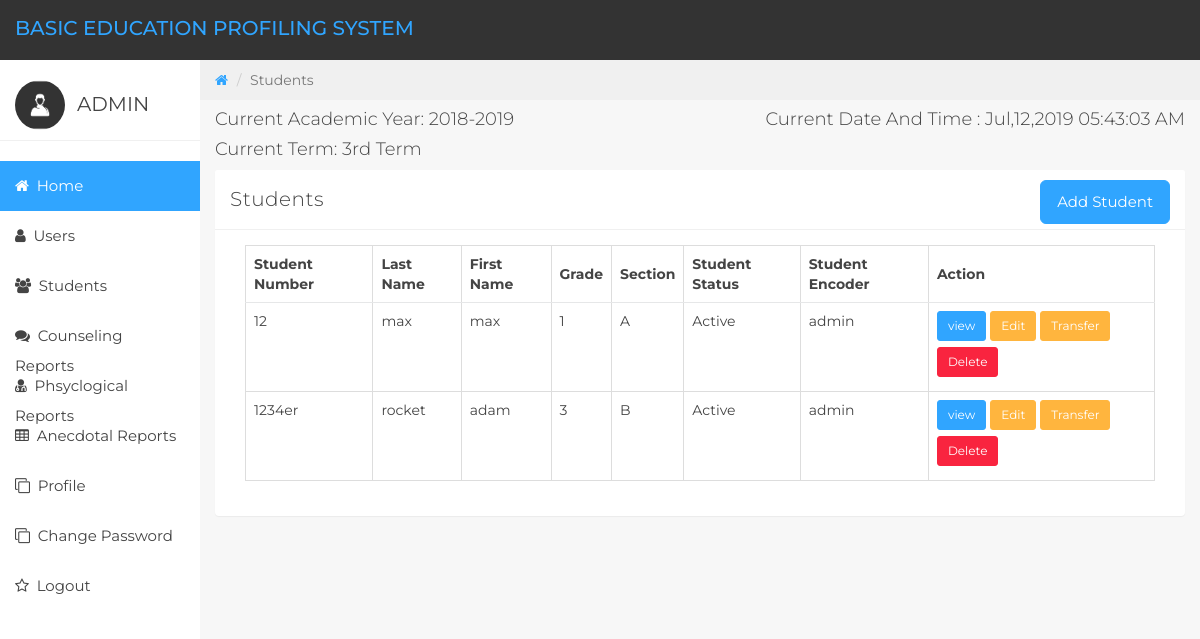
The app's page /profile-sys/students.php (signed in) with its own data.
### tables this page shows
CREATE TABLE `student_tb` (
  `stud_number` varchar(255) NOT NULL,
  `stud_lname` varchar(100) NOT NULL,
  `stud_fname` varchar(100) NOT NULL,
  `birthdate` date NOT NULL,
  `gender` varchar(255) NOT NULL,
  `nationality` varchar(255) NOT NULL,
  `user_id` int(255) DEFAULT NULL
);

CREATE TABLE `grade_tb` (
  `grade_id` int(255) NOT NULL,
  `grade_level` varchar(255) NOT NULL
);

CREATE TABLE `section_tb` (
  `section_id` int(255) NOT NULL,
  `section` varchar(255) NOT NULL
);

CREATE TABLE `studstatus_tb` (
  `studstatus_id` int(255) NOT NULL,
  `stud_number` varchar(255) NOT NULL,
  `grade_id` int(255) NOT NULL,
  `section_id` int(255) NOT NULL,
  `ay_id` int(255) NOT NULL,
  `stud_status` varchar(255) NOT NULL DEFAULT 'Active'
);

CREATE TABLE `user_tb` (
  `user_id` int(255) NOT NULL,
  `user_name` varchar(255) NOT NULL,
  `user_email` varchar(255) NOT NULL,
  `user_username` varchar(255) NOT NULL,
  `user_password` varchar(255) NOT NULL,
  `license_id` varchar(255) DEFAULT NULL,
  `license_ed` varchar(255) DEFAULT NULL,
  `user_type` varchar(20) NOT NULL,
  `user_status` varchar(20) NOT NULL DEFAULT 'Active',
  `user_contact` int(255) NOT NULL
);

### profile-sys/students.php (the view, shortened to what this page needs)
<?php include "templates/header.php"; ?>
<?php
    $database = new Connection();
    $db = $database->openConnection();
    $sql = 'SELECT `stud_number`, `stud_lname`, `stud_fname`, `user_id` FROM `student_tb` ORDER BY `stud_number`';
    $students = $db->query($sql);
    $students->setFetchMode(PDO::FETCH_ASSOC);
?>
<div class="col-sm-9 col-sm-offset-3 col-lg-10 col-lg-offset-2 main">
    <div class="row">
        <ol class="breadcrumb">
            <li><a href="#">
                    <em class="fa fa-home"></em>
                </a></li>
            <li class="active">Students</li>
        </ol>
    </div>
    <div class="row">
        <div class="col-lg-6">
            <h4>Current Academic Year: 2018-2019</h4>
            <h4>Current Term: 3rd Term</h4>
        </div>
        <div class="col-lg-6">
            <h4 class="pull-right">Current Date And Time : <?php echo date("M,d,Y h:i:s A");?></h4>
        </div>
    </div>
    <div class="panel panel-default">
        <div class="panel-heading">Students
            <a href="add_student.php"><button type="button" class="btn btn-lg btn-primary pull-right">Add Student</button></a>
        </div>
        <div class="panel-body btn-margins">
            <div class="col-md-12">
                <table class="table table-bordered">
                    <thead>
                        <tr>
                            <th>Student Number</th>
                            <th>Last Name</th>
                            <th>First Name</th>
                            <th>Grade</th>
                            <th>Section</th>
                            <th>Student Status</th>
                            <th>Student Encoder</th>
                            <th>Action</th>
                        </tr>
                    </thead>
                    <tbody>
                        <?php while ($row = $students->fetch()): ?>
                        <tr>
                        <?php
                            $users='SELECT `user_username` from `user_tb` where `user_id` = '. $row['user_id'];
                            $user = $db->query($users);
                            $user->setFetchMode(PDO::FETCH_ASSOC);
                            $user = $user->fetch();
                            $stmt = "SELECT `studstatus_id`, `stud_status`, `grade_id`, `section_id` FROM studstatus_tb WHERE '" .$row['stud_number']."' = `stud_number`";
                            $stmtExec = $db->query($stmt);
                            $stmtExec->setFetchMode(PDO::FETCH_ASSOC);
                            $row2 = $stmtExec->fetch();
                            $studStatus = $row2['stud_status'];
                            $gradeId = $row2['grade_id'];
                            $sectionId = $row2['section_id'];
                            $stmt2 = "SELECT `grade_level` FROM grade_tb WHERE '" .$gradeId."' = `grade_id`";
                            $stmtExec2 = $db->query($stmt2);
                            $stmtExec2->setFetchMode(PDO::FETCH_ASSOC);
                            $row3 = $stmtExec2->fetch();
                            $gradeLvl = $row3['grade_level'];
                            $stmt3 = "SELECT `section` FROM section_tb WHERE '" .$sectionId."' = `section_id`";
                            $stmtExec3 = $db->query($stmt3);
                            $stmtExec3->setFetchMode(PDO::FETCH_ASSOC);
                            $row4 = $stmtExec3->fetch();
                            $section = $row4['section'];
                            echo "<td>".htmlspecialchars($row['stud_number'])."</td>";
                            echo "<td>".htmlspecialchars($row['stud_lname'])."</td>";
                            echo "<td>".htmlspecialchars($row['stud_fname'])."</td>";
                            echo "<td>".htmlspecialchars($gradeLvl)."</td>";
                            echo "<td>".htmlspecialchars($section)."</td>";
                            echo "<td>".htmlspecialchars($studStatus)."</td>";
                            echo "<td>".htmlspecialchars($user['user_username'])."</td>";
                            echo "<td>";
                            echo "<a href='student.php?stud_num=".$row['stud_number']."'><button type='button' class='btn btn-sm btn-primary'>view</button></a>";
                            echo "<a href='edit_student.php?stud_num=".$row['stud_number']."'><button type='button' class='btn btn-sm btn-warning'>Edit</button>";
                            echo "<a href='student_transfer.php?stud_num=".$row['stud_number']."'><button type='button' class='btn btn-sm btn-warning'>Transfer</button>";
                            echo "<a href='del_student.php?stud_num=".$row['stud_number']."'><button type='button' class='btn btn-sm btn-danger'>Delete</button>";
                            echo "</td>";
                        ?>
                        </tr>
                        <?php endwhile; ?>
                    </tbody>
                </table>
            </div>
        </div>
    </div>
</div>
<?php include "templates/footer.php"; ?>

### profile-sys/assets/css/styles.css (style rules this page uses)
body { background: #f7f7f7; padding-top: 60px; font-size: 14px; color: #444444; font-family: "Montserrat", "Helvetica Neue", Helvetica, Arial, sans-serif; }
a, a:hover, a:focus { color: #30a5ff; }
h1, h2, h3, h4, h5, h6 { color: #444444; }
h3, h4 { font-weight: 300; }
.btn-primary, .btn-primary:hover, .btn-primary:focus, .btn-primary:active, .btn-primary.active, .open > .dropdown-toggle.btn-primary, .btn-primary.disabled, .btn-primary[disabled], fieldset[disabled] .btn-primary, .btn-primary.disabled:hover, .btn-primary[disabled]:hover, fieldset[disabled] .btn-primary:hover, .btn-primary.disabled:focus, .btn-primary[disabled]:focus, fieldset[disabled] .btn-primary:focus, .btn-primary.disabled:active, .btn-primary[disabled]:active, fieldset[disabled] .btn-primary:active, .btn-primary.disabled.active, .btn-primary[disabled].active, fieldset[disabled] .btn-primary.active { background-color: #30a5ff !important; border-color: #30a5ff !important; }
.btn-warning, .btn-warning:hover, .btn-warning:focus, .btn-warning:active, .btn-warning.active, .open > .dropdown-toggle.btn-warning, .btn-warning.disabled, .btn-warning[disabled], fieldset[disabled] .btn-warning, .btn-warning.disabled:hover, .btn-warning[disabled]:hover, fieldset[disabled] .btn-warning:hover, .btn-warning.disabled:focus, .btn-warning[disabled]:focus, fieldset[disabled] .btn-warning:focus, .btn-warning.disabled:active, .btn-warning[disabled]:active, fieldset[disabled] .btn-warning:active, .btn-warning.disabled.active, .btn-warning[disabled].active, fieldset[disabled] .btn-warning.active { background-color: #ffb53e; border-color: #ffb53e; }
.btn-danger, .btn-danger:hover, .btn-danger:focus, .btn-danger:active, .btn-danger.active, .open > .dropdown-toggle.btn-danger, .btn-danger.disabled, .btn-danger[disabled], fieldset[disabled] .btn-danger, .btn-danger.disabled:hover, .btn-danger[disabled]:hover, fieldset[disabled] .btn-danger:hover, .btn-danger.disabled:focus, .btn-danger[disabled]:focus, fieldset[disabled] .btn-danger:focus, .btn-danger.disabled:active, .btn-danger[disabled]:active, fieldset[disabled] .btn-danger:active, .btn-danger.disabled.active, .btn-danger[disabled].active, fieldset[disabled] .btn-danger.active { background-color: #f9243f; border-color: #f9243f; }
.btn-lg { font-size: 15px; height: 44px; }
.btn-margins button.btn { margin: 0 4px 6px 0 !important; }
.panel { border: 0; }
.panel-heading { font-size: 20px; font-weight: 300; letter-spacing: 0.025em; height: 60px; line-height: 38px; }
.panel-default .panel-heading { background: #fff; border-bottom: 1px solid #f0f0f0; color: #444444; }
.breadcrumb { border-radius: 0; padding: 10px 15px 10px 15px; background: #f0f0f0; margin: 0; }
.table { background: #fff; }
.table > thead > tr > th { border-bottom: 1px solid #e6e7e8; vertical-align: middle; height: 50px; padding: 8px; }

### records on screen
student_tb: stud_number "12", stud_lname "max", stud_fname "max", grade_tb.grade_level "1", section_tb.section "A", studstatus_tb.stud_status "Active", user.user_username "admin"
student_tb: stud_number "1234er", stud_lname "rocket", stud_fname "adam", grade_tb.grade_level "3", section_tb.section "B", studstatus_tb.stud_status "Active", user.user_username "admin"

### other values on screen
$_SESSION['userUsername'] "ADMIN"
